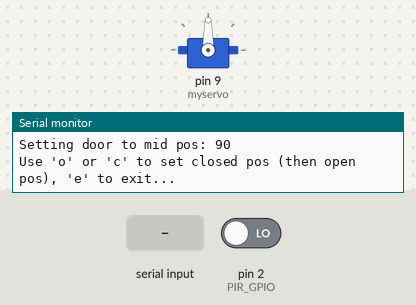
This sketch was run on a simulated Arduino Uno, built with avr-gcc and run on an emulated ATmega328P. Parts: servo, the last lines printed to the serial monitor. The test bench sets the inputs (shaded band); at power-on: pin 2 (PIR_GPIO) LOW.

Above: at 0.8 s.
0.9 s: "o\n" received over Serial
At 1.2 s:
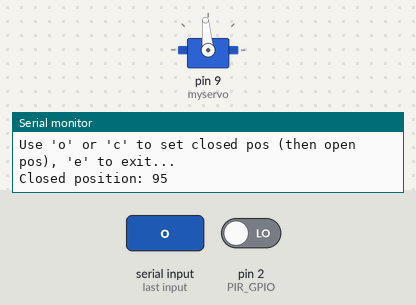
2.4 s: byte 111 ('o') received over Serial
At 3.6 s:
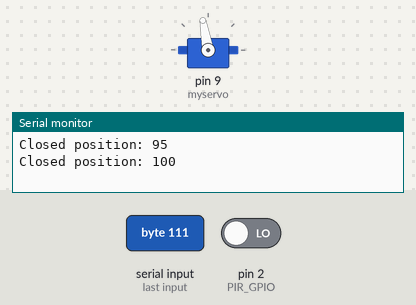
3.9 s: byte 101 ('e') received over Serial
At 5.1 s:
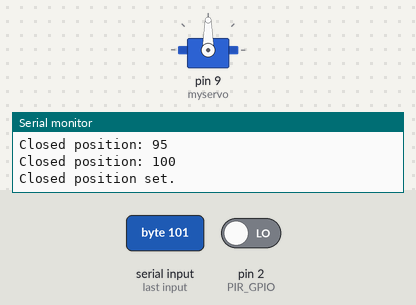
5.4 s: byte 99 ('c') received over Serial
At 5.8 s:
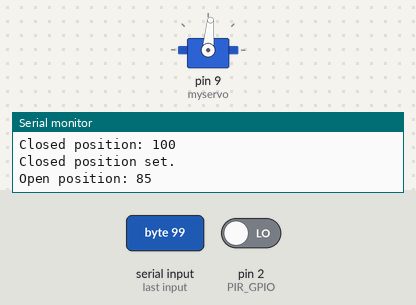
6.9 s: "e\n" received over Serial
8.4 s: "c\n" received over Serial
At 8.9 s:
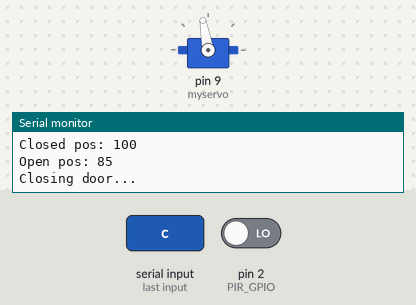
Timing chart, 0 to 10.9 s (numbered marks = the images above; inputs shaded):
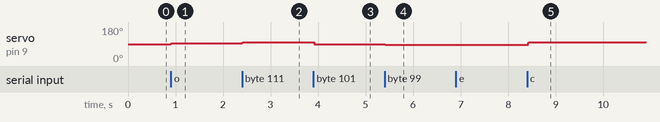

The sketch:

MazeDoorServo.ino
```cpp
/* Servo control prototype for maze door -- Kepecs Lab
by Matt Gaidica, PhD (gaidica@wustl.edu)
*/

#include <Servo.h>

Servo myservo;

int closedPos = 90;
int openPos = 90;
int midPos = 90;
int curPos = 90;
int incBy = 5;
int doorDelay = 2; // ms
bool initializationComplete = false;

int PIR_GPIO = 2;
bool pirState = false;

void setup() {
  pinMode(PIR_GPIO, INPUT);
  myservo.attach(9);  // attaches the servo on pin 9 to the servo object
  servoWrite(midPos);
  Serial.begin(9600);
  while (!Serial) {
    ; // wait for serial port to connect. Needed for native USB
  }
  Serial.println("\n\n\nHello, Maze.");
  Serial.print("Setting door to mid pos: ");
  Serial.println(midPos);
  Serial.println("Use 'o' or 'c' to set closed pos (then open pos), 'e' to exit...");

  performInitialization();
}

void loop() {
  if (Serial.available() > 0) {
    char command = Serial.read();
    switch (command) {
      case 'o':
        Serial.println("Opening door...");
        servoWrite(openPos);
        break;
      case 'c':
        Serial.println("Closing door...");
        servoWrite(closedPos);
        break;
      default:
        break; // do nothing
    }
  }

  if (pirState == false && digitalRead(PIR_GPIO) == 0) {
    pirState = true;
    servoWrite(openPos);
  }
  if (pirState && digitalRead(PIR_GPIO)) {
    pirState = false;
  }
}

// this is the only place myservo.write() should be called
void servoWrite(int toPos) {
  // Restrict toPos to the range 0 to 180
  toPos = constrain(toPos, 0, 180);
  if (toPos != curPos) {
    int direction = (toPos > curPos) ? 1 : -1;
    for (int newPos = curPos; newPos != toPos; newPos += direction) {
      myservo.write(newPos);
      delay(doorDelay);
    }
    // Set the final position
    myservo.write(toPos);
    // Update the current position
    curPos = toPos;
  }
}

void performInitialization() {
  int currentPos = 0; // Variable to keep track of which position (closed or open) is being set

  while (!initializationComplete) {
    if (Serial.available() > 0) {
      char command = Serial.read();
      // Serial.println(command);
      // Handle line breaks if received
      if (command == '\n') {
        continue; // Skip processing line breaks
      }
      switch (command) {
        case 'o': // Up arrow command
          if (currentPos == 0) {
            closedPos = min(closedPos + incBy, 180); // Increment closedPos, but limit to 255
            Serial.print("Closed position: ");
            Serial.println(closedPos);
          } else if (currentPos == 1) {
            openPos = min(openPos + incBy, 180); // Increment openPos, but limit to 255
            Serial.print("Open position: ");
            Serial.println(openPos);
          }
          break;
        case 'c': // Down arrow command
          if (currentPos == 0) {
            closedPos = max(closedPos - incBy, 0);   // Decrement closedPos, but not below 0
            Serial.print("Closed position: ");
            Serial.println(closedPos);
          } else if (currentPos == 1) {
            openPos = max(openPos - incBy, 0);   // Decrement openPos, but not below 0
            Serial.print("Open position: ");
            Serial.println(openPos);
          }
          break;
        case 'e': // Enter command
          if (currentPos == 0) {
            Serial.println("Closed position set.");
            currentPos = 1; // Switch to setting openPos
          } else if (currentPos == 1) {
            Serial.println("Open position set. Initialization complete.");
            Serial.print("Closed pos: ");
            Serial.println(closedPos);
            Serial.print("Open pos: ");
            Serial.println(openPos);
            initializationComplete = true;
            // You can add any further code or logic here after initialization
          }
          break;
        default:
          Serial.println("Invalid command.");
      }
      // update position after input
      if (currentPos == 0) {
        servoWrite(closedPos);
      } else {
        servoWrite(openPos);
      }
    }
  }
}
```

Measured:
- after the input at 0.9 s, servo on pin 9 (myservo): 90° → 95° at once
- after the input at 2.4 s, servo on pin 9 (myservo): 95° → 100° at once
- after the input at 3.9 s, servo on pin 9 (myservo): 100° → 90° at once
- after the input at 5.4 s, servo on pin 9 (myservo): 90° → 85° at once
- after the input at 8.4 s, servo on pin 9 (myservo): 85° → 100° at once
